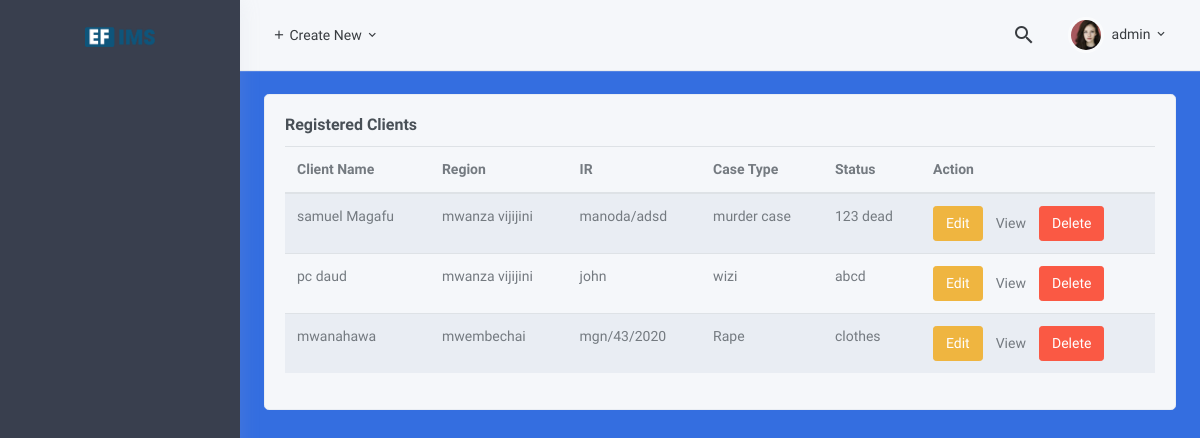
/client/ (signed in), run on the app's committed database.
### pages/models.py (models this page shows, shortened)
class Client(models.Model):
    ir = models.CharField(help_text="Enter IR", max_length=160,null=False,blank=False, verbose_name="IR")
    casetype = models.CharField(help_text="Enter Case Type", max_length=160,null=False,blank=False,verbose_name="Case Type")
    status = models.CharField(help_text="Enter Exhibit Type or Status", max_length=160,null=False,blank=False,verbose_name="Exhibit Type or Status")
    region = models.CharField(help_text="Enter Region or region", max_length=160,null=False,blank=False,verbose_name="Region or District")
    client = models.CharField(help_text="Enter Clients Name", max_length=160,null=False,blank=False,verbose_name="Client Name")
    class Meta:
        verbose_name = 'Client'
        verbose_name_plural = 'Clients'
    def get_absolute_url(self):
        from django.urls import reverse
        return reverse('list-detail', args=[str(self.id)])

### pages/views.py (the view)
# urls.py: path('client/', views.ClientList.as_view(), name='list-client'),
class ClientList(LoginRequiredMixin,ListView):
    model = Client
    context_object_name = 'client'
    template_name ="clients/list.html"

### balistic/templatetags/ballistic_tags.py (called while the page is built)
@register.filter(name='has_group')
def has_group(user, group_name):
    group = Group.objects.get(name=group_name)
    return True if group in user.groups.all() else False

### template/clients/list.html
{% extends 'clients/base.html' %}
{% load static %}
{% block content %}
<div id="layout-wrapper">
    {% include 'include/navbar.html' %}
    <div class="main-content">
        <div class="page-content">
            <div class="container-fluid">
                <div class="row">
                    <div class="col-xl-12">
                        <div class="card">
                            <div class="card-body">
                                <h4 class="card-title">
                                    Registered Clients
                                </h4>
                                <table id="datatable-buttons" class="table table-striped dt-responsive nowrap">
                                    <thead>
                                        <tr>
                                            <th>Client Name</th>
                                            <th>Region</th>
                                            <th>IR</th>
                                            <th>Case Type</th>
                                            <th>Status</th>
                                            <th>Action</th>
                                        </tr>
                                    </thead>
                                    <tbody>
                                        {% for client in client %}
                                        <tr>
                                            <td>{{ client.client }}</td>
                                            <td>{{ client.region }}</td>
                                            <td>{{ client.ir }}</td>
                                            <td>{{client.casetype}}</td>
                                            <td>{{client.status}}</td>
                                            <td>
                                                <div class="btn-group btn-group-sm" role="group" aria-label="Small button group">
                                                    <a href="{% url 'update-client' client.pk %}"><button type="button" class="btn btn-warning waves-effect waves-light">Edit</button></a>
                                                    <a href="{{ client.get_absolute_url }}"><button type="button" class="btn btn-sucess waves-effect waves-light">View</button></a>
                                                    <a href="{% url 'delete-client' client.pk %}"><button type="button" class="btn btn-danger waves-effect waves-light">Delete</button></a>
                                                </div>
                                            </td>
                                        </tr>
                                        {% endfor %}
                                    </tbody>
                                </table>
                            </div>
                        </div>
                    </div>
                </div>
            </div>
        </div>
    </div>
</div>
{% endblock content %}

### template/include/navbar.html (shortened to what this page needs)
{% load static %}
{% load ballistic_tags %}
<header id="page-topbar">
    <div class="navbar-header">
        <div class="d-flex align-items-left">
            <div class="dropdown d-none d-sm-inline-block">
                <button type="button" class="btn header-item waves-effect" id="page-header-user-dropdown" data-toggle="dropdown" aria-haspopup="true" aria-expanded="false">
                    <i class="mdi mdi-plus"></i> Create New
                    <i class="mdi mdi-chevron-down d-none d-sm-inline-block"></i>
                </button>
            </div>
        </div>
        <div class="d-flex align-items-right">
            <div class="dropdown d-none d-sm-inline-block ml-2">
                <button type="button" class="btn header-item noti-icon waves-effect" id="page-header-search-dropdown" data-toggle="dropdown" aria-haspopup="true" aria-expanded="false">
                    <i class="mdi mdi-magnify"></i>
                </button>
            </div>
            <div class="dropdown d-inline-block ml-2">
                <button type="button" class="btn header-item waves-effect" id="page-header-user-dropdown" data-toggle="dropdown" aria-haspopup="true" aria-expanded="false">
                    <img class="rounded-circle header-profile-user" src="{% static 'assets/images/users/avatar-3.jpg' %}" alt="Header Avatar">
                    <span class="d-none d-sm-inline-block ml-1">{{user.username}}</span>
                    <i class="mdi mdi-chevron-down d-none d-sm-inline-block"></i>
                </button>
            </div>
        </div>
    </div>
</header>
<div class="vertical-menu mm-active">
    <div data-simplebar="init" class="h-100 mm-show"><div class="simplebar-wrapper" style="margin: 0px;"><div class="simplebar-height-auto-observer-wrapper"><div class="simplebar-height-auto-observer"></div></div><div class="simplebar-mask"><div class="simplebar-offset" style="right: -15px; bottom: 0px;"><div class="simplebar-content-wrapper" style="height: 100%; overflow: hidden scroll;"><div class="simplebar-content" style="padding: 0px;">
        <div class="navbar-brand-box">
            <a href="index.html" class="logo">
                <img src="{% static 'assets/images/logo-dark.png' %}">
            </a>
        </div>
        <div id="sidebar-menu" class="mm-active">
        </div>
    </div></div></div></div><div class="simplebar-placeholder" style="width: auto; height: 657px;"></div></div></div>
</div>

### data on the page
Client: client "samuel Magafu", region "mwanza vijijini", ir "manoda/adsd", casetype "murder case", status "123 dead"
Client: client "pc daud", region "mwanza vijijini", ir "john", casetype "wizi", status "abcd"
Client: client "mwanahawa", region "mwembechai", ir "mgn/43/2020", casetype "Rape", status "clothes"

### other printed values
{{ user.username }} "admin"
